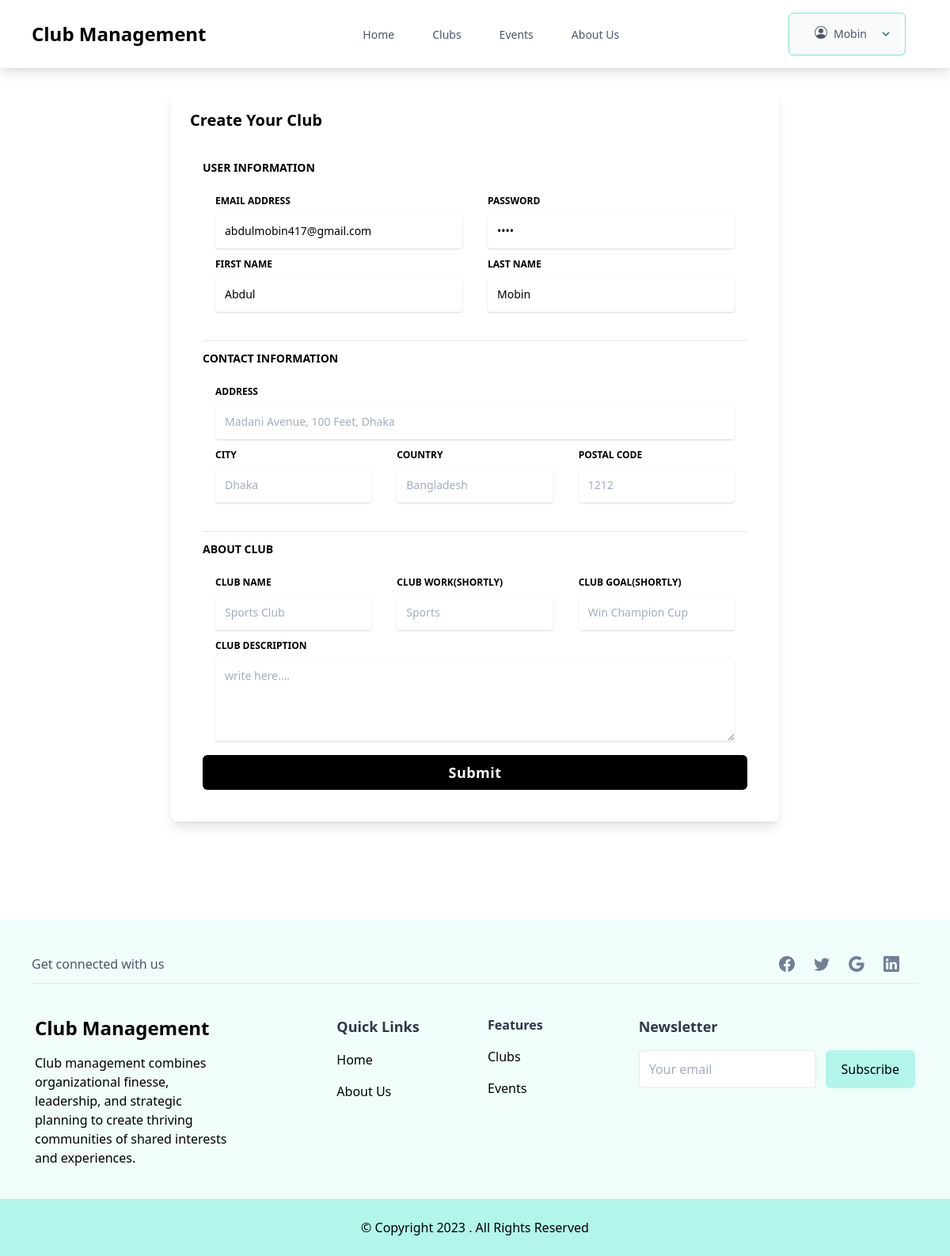
The app's page /user/clubCreate/index.php (signed in) with its own data.
### tables this page shows
CREATE TABLE `users` (
  `userId` int(11) NOT NULL,
  `FirstName` varchar(200) DEFAULT NULL,
  `LastName` varchar(200) DEFAULT NULL,
  `phone` varchar(200) DEFAULT NULL,
  `email` varchar(200) DEFAULT NULL,
  `password` varchar(200) DEFAULT NULL,
  `image` varchar(200) DEFAULT NULL
);

### user/clubCreate/index.php (the view, shortened to what this page needs)
<?php
  require_once('../../db/db.php');
  $userId = $_SESSION['userId'];
  $query = "SELECT * FROM `users` WHERE userId = '$userId';";
  $createQuery = mysqli_query($conn, $query);
  $userData = mysqli_fetch_array($createQuery);
?>
<!DOCTYPE html>
<html lang="en">
  <head>
    <link rel="stylesheet" href="../../style.css" />
    <link
      href="https://unpkg.com/tailwindcss@^1.0/dist/tailwind.min.css"
      rel="stylesheet"
    />
  </head>
  <body class="">
    <section class="shadow-lg font-poppins">
      <div class="max-w-6xl px-4 mx-auto" x-data="{open:false}">
        <div class="relative flex items-center justify-between py-4">
          <a href="#" class="text-2xl font-semibold leading-none"
            >Club Management</a
          >
          <ul class="hidden lg:w-auto lg:space-x-12 lg:items-center lg:flex">
            <li>
              <a
                href="../index.php"
                class="text-sm text-gray-700 hover:text-teal-700"
                >Home</a
              >
            </li>
            <li>
              <a href="../clubList/index.php" class="text-sm text-gray-700 hover:text-teal-700"
                >Clubs</a
              >
            </li>
            <li>
              <a href="../eventList/index.php" class="text-sm text-gray-700 hover:text-teal-700"
                >Events</a
              >
            </li>
            <li>
              <a href="" class="text-sm text-gray-700 hover:text-teal-700"
                >About Us</a
              >
            </li>
          </ul>
          <div class="hidden lg:block z-10">
            <div class="max-w-6xl px-4 mx-auto">
              <div
                x-data="{ open: false }"
                class="relative inline-block text-left"
              >
                <div>
                  <button
                    x-on:click="open = true"
                    type="button"
                    class="inline-flex justify-center items-center w-full px-4 py-2 text-sm font-medium text-teal-700 border border-teal-300 rounded-md shadow-sm bg-gray-50 hover:bg-teal-50 focus:outline-none focus:ring-2 focus:ring-offset-2 focus:ring-offset-gray-100 focus:ring-teal-500"
                  >
                    <div>
                      <a
                        href="#"
                        class="flex px-4 py-2 text-sm text-gray-700 hover:text-teal-500"
                      >
                        <span class="mr-2">
                           </span
                        ><?php echo $userData['LastName']; ?></a
                      >
                    </div>
                    <svg
                      class="w-4 h-4 fill-current hover:text-teal-500"
                      xmlns="http://www.w3.org/2000/svg"
                      viewBox="0 0 20 20"
                      :class="{'rotate-180': open, 'rotate-0': !open}"
                    >
                      <path
                        d="M9.293 12.95l.707.707L15.657 8l-1.414-1.414L10 10.828 5.757 6.586 4.343 8z"
                      />
                    </svg>
                  </button>
                </div>
              </div>
            </div>
          </div>
        </div>
      </div>
    </section>
    <section class="py-1 bg-blueGray-50">
      <div class="w-full lg:w-8/12 px-4 mx-auto mt-6">
        <div
          class="relative flex flex-col min-w-0 break-words w-full mb-6 shadow-lg rounded-lg bg-blueGray-100 border-0"
        >
          <div class="rounded mb-0 px-6 py-6 z-0">
            <div class="bg-white">
              <h6 class="text-blueGray-700 text-xl font-bold">
                Create Your Club
              </h6>
            </div>
          </div>
          <div class="flex-auto px-4 lg:px-10 py-10 pt-0">
            <form action="./process.php" method="POST">
              <h6
                class="text-blueGray-400 text-sm mt-3 mb-6 font-bold uppercase"
              >
                User Information
              </h6>
              <div class="flex flex-wrap">
                <div class="w-full lg:w-6/12 px-4">
                  <div class="relative w-full mb-3">
                    <label
                      class="block uppercase text-blueGray-600 text-xs font-bold mb-2"
                      htmlfor="grid-password"
                    >
                      Email address
                    </label>
                    <input
                      type="email"
                      name="email"
                      class="border-0 px-3 py-3 placeholder-blueGray-300 text-blueGray-600 bg-white rounded text-sm shadow focus:outline-none focus:ring w-full ease-linear transition-all duration-150"
                      value="<?php echo $userData['email']; ?>"
                      disabled
                    />
                  </div>
                </div>
                <div class="w-full lg:w-6/12 px-4">
                  <div class="relative w-full mb-3">
                    <label
                      class="block uppercase text-blueGray-600 text-xs font-bold mb-2"
                      htmlfor="grid-password"
                    >
                      password
                    </label>
                    <input
                      type="password"
                      class="border-0 px-3 py-3 placeholder-blueGray-300 text-blueGray-600 bg-white rounded text-sm shadow focus:outline-none focus:ring w-full ease-linear transition-all duration-150"
                      value="<?php echo $userData['password']; ?>"
                      disabled
                    />
                  </div>
                </div>
                <div class="w-full lg:w-6/12 px-4">
                  <div class="relative w-full mb-3">
                    <label
                      class="block uppercase text-blueGray-600 text-xs font-bold mb-2"
                      htmlfor="grid-password"
                    >
                      First Name
                    </label>
                    <input
                      type="text"
                      class="border-0 px-3 py-3 placeholder-blueGray-300 text-blueGray-600 bg-white rounded text-sm shadow focus:outline-none focus:ring w-full ease-linear transition-all duration-150"
                      value="<?php echo $userData['FirstName']; ?>"
                      disabled
                    />
                  </div>
                </div>
                <div class="w-full lg:w-6/12 px-4">
                  <div class="relative w-full mb-3">
                    <label
                      class="block uppercase text-blueGray-600 text-xs font-bold mb-2"
                      htmlfor="grid-password"
                    >
                      Last Name
                    </label>
                    <input
                      type="text"
                      class="border-0 px-3 py-3 placeholder-blueGray-300 text-blueGray-600 bg-white rounded text-sm shadow focus:outline-none focus:ring w-full ease-linear transition-all duration-150"
                      value="<?php echo $userData['LastName']; ?>"
                      disabled
                    />
                  </div>
                </div>
              </div>
              <hr class="mt-6 border-b-1 border-blueGray-300" />
              <h6
                class="text-blueGray-400 text-sm mt-3 mb-6 font-bold uppercase"
              >
                Contact Information
              </h6>
              <div class="flex flex-wrap">
                <div class="w-full lg:w-12/12 px-4">
                  <div class="relative w-full mb-3">
                    <label
                      class="block uppercase text-blueGray-600 text-xs font-bold mb-2"
                      htmlfor="grid-password"
                    >
                      Address
                    </label>
                    <input
                      type="text"
                      class="border-0 px-3 py-3 placeholder-blueGray-300 text-blueGray-600 bg-white rounded text-sm shadow focus:outline-none focus:ring w-full ease-linear transition-all duration-150"
                      placeholder="Madani Avenue, 100 Feet, Dhaka"
                    />
                  </div>
                </div>
                <div class="w-full lg:w-4/12 px-4">
                  <div class="relative w-full mb-3">
                    <label
                      class="block uppercase text-blueGray-600 text-xs font-bold mb-2"
                      htmlfor="grid-password"
                    >
                      City
                    </label>
                    <input
                      type="text"
                      class="border-0 px-3 py-3 placeholder-blueGray-300 text-blueGray-600 bg-white rounded text-sm shadow focus:outline-none focus:ring w-full ease-linear transition-all duration-150"
                      placeholder="Dhaka"
                    />
                  </div>
                </div>
                <div class="w-full lg:w-4/12 px-4">
                  <div class="relative w-full mb-3">
                    <label
                      class="block uppercase text-blueGray-600 text-xs font-bold mb-2"
                      htmlfor="grid-password"
                    >
                      Country
                    </label>
                    <input
                      type="text"
                      class="border-0 px-3 py-3 placeholder-blueGray-300 text-blueGray-600 bg-white rounded text-sm shadow focus:outline-none focus:ring w-full ease-linear transition-all duration-150"
                      placeholder="Bangladesh"
                    />
                  </div>
                </div>
                <div class="w-full lg:w-4/12 px-4">
                  <div class="relative w-full mb-3">
                    <label
                      class="block uppercase text-blueGray-600 text-xs font-bold mb-2"
                      htmlfor="grid-password"
                    >
                      Postal Code
                    </label>
                    <input
                      type="text"
                      class="border-0 px-3 py-3 placeholder-blueGray-300 text-blueGray-600 bg-white rounded text-sm shadow focus:outline-none focus:ring w-full ease-linear transition-all duration-150"
                      placeholder="1212"
                    />
                  </div>
                </div>
              </div>
              <hr class="mt-6 border-b-1 border-blueGray-300" />
              <h6
                class="text-blueGray-400 text-sm mt-3 mb-6 font-bold uppercase"
              >
                About CLub
              </h6>
              <div class="flex flex-wrap">
                <div class="w-full lg:w-4/12 px-4">
                  <div class="relative w-full mb-3">
                    <label
                      class="block uppercase text-blueGray-600 text-xs font-bold mb-2"
                      htmlfor="grid-password"
                    >
                      Club Name
                    </label>
                    <input
                      type="text"
                      name="clubName"
                      class="border-0 px-3 py-3 placeholder-blueGray-300 text-blueGray-600 bg-white rounded text-sm shadow focus:outline-none focus:ring w-full ease-linear transition-all duration-150"
                      placeholder="Sports Club"
                    />
                  </div>
                </div>
                <div class="w-full lg:w-4/12 px-4">
                  <div class="relative w-full mb-3">
                    <label
                      class="block uppercase text-blueGray-600 text-xs font-bold mb-2"
                      htmlfor="grid-password"
                    >
                      Club Work(shortly)
                    </label>
                    <input
                      type="text"
                      name="clubWork"
                      class="border-0 px-3 py-3 placeholder-blueGray-300 text-blueGray-600 bg-white rounded text-sm shadow focus:outline-none focus:ring w-full ease-linear transition-all duration-150"
                      placeholder="Sports"
                    />
                  </div>
                </div>
                <div class="w-full lg:w-4/12 px-4">
                  <div class="relative w-full mb-3">
                    <label
                      class="block uppercase text-blueGray-600 text-xs font-bold mb-2"
                      htmlfor="grid-password"
                    >
                      Club Goal(shortly)
                    </label>
                    <input
                      type="text"
                      name="clubGoal"
                      class="border-0 px-3 py-3 placeholder-blueGray-300 text-blueGray-600 bg-white rounded text-sm shadow focus:outline-none focus:ring w-full ease-linear transition-all duration-150"
                      placeholder="Win Champion Cup"
                    />
                  </div>
                </div>
                <div class="w-full lg:w-12/12 px-4">
                  <div class="relative w-full mb-3">
                    <label
                      class="block uppercase text-blueGray-600 text-xs font-bold mb-2"
                      htmlfor="grid-password"
                    >
                      Club Description
                    </label>
                    <textarea
                      type="text"
                      name="clubDescription"
                      class="border-0 px-3 py-3 placeholder-blueGray-300 text-blueGray-600 bg-white rounded text-sm shadow focus:outline-none focus:ring w-full ease-linear transition-all duration-150"
                      rows="4"
                      placeholder="write here...."
                    ></textarea>
                  </div>
                </div>
              </div>
              <button
                class="flex items-center justify-center w-full -px-4 py-2 text-lg font-bold tracking-wide text-gray-100 capitalize transition-colors duration-300 transform bg-black rounded-md hover:bg-blue-400 focus:outline-none focus:ring focus:ring-blue-300 focus:ring-opacity-50"
              >
                <span>Submit </span>
              </button>
            </form>
          </div>
        </div>
      </div>
    </section>
    <footer>
      <?php
        include('../../footer/footer.php');
      ?>
    </footer>
  </body>
</html>

### records on screen
users: LastName "Mobin", email "abdulmobin417@gmail.com", FirstName "Abdul"
